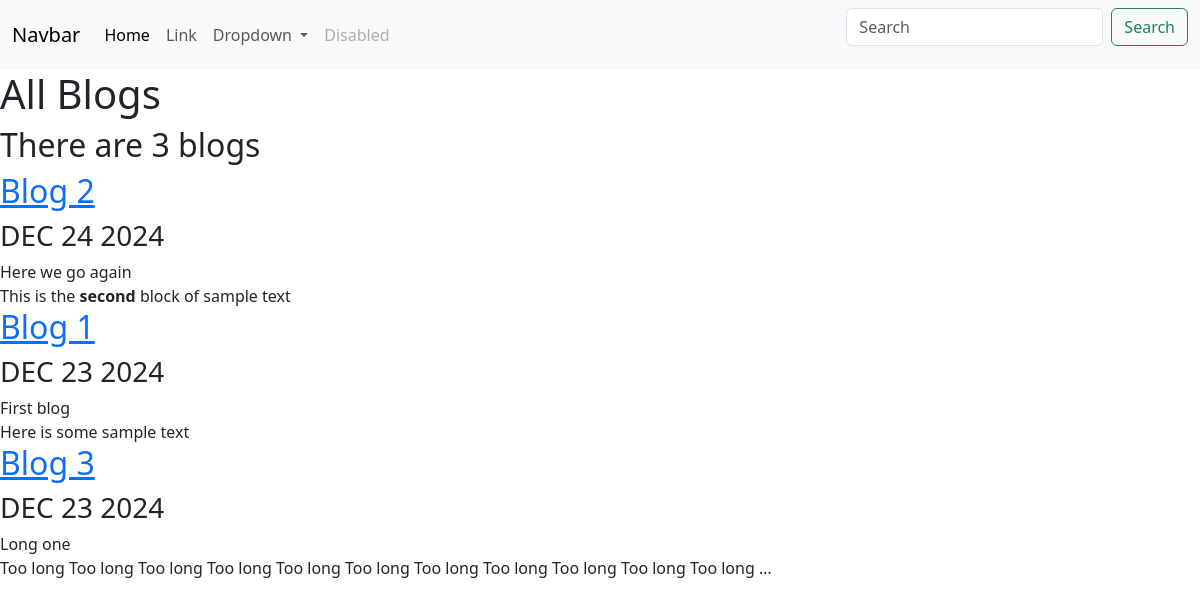
Screenshot of /blog/ with the database file from the repository.
### blog/models.py (models this page shows, shortened)
class Blog(models.Model):
    title = models.CharField(max_length=100)
    description = models.CharField(max_length=200)
    date = models.DateField(auto_created=True)
    text = models.TextField()

### blog/views.py (the view)
# urls.py: path('', views.all_blogs, name='all_blogs'),
def all_blogs(request):
    blogs = Blog.objects.order_by('-date')
    return render(request, 'blog/all_blogs.html',
                  {'blogs': blogs})

### blog/templates/blog/all_blogs.html
{% extends 'portfolio/base.html' %}
{% block content %}
<h1>All Blogs</h1>
<h2>There are {{ blogs.count }} blog{{ blogs.count|pluralize }}</h2>
{% for blog in blogs %}
  <a href="{% url 'blog:detail' blog.id %}"><h2>{{ blog.title }}</h2></a>
  <h3>{{ blog.date|date:'M d Y'|upper }}</h3>
  {{ blog.description }}<br>
  {{ blog.text|safe|truncatechars:100 }}
{% endfor %}
{% endblock %}

### rows the page displays
Blog: title "Blog 2", date "DEC 24 2024", description "Here we go again", text "This is the second block of sample text"
Blog: title "Blog 1", date "DEC 23 2024", description "First blog", text "Here is some sample text"
Blog: title "Blog 3", date "DEC 23 2024", description "Long one", text "Too long Too long Too long Too long Too long Too long Too long Too long Too long Too long Too long …"

### other values shown
{{ blogs.count }} "3"
